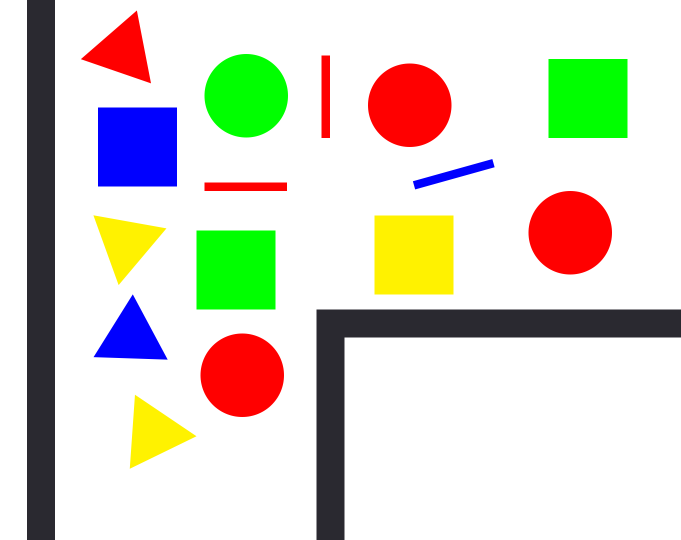
#> input picture Examples/color detection/test1.png, 1362 x 1080 px (shown at 1/2 size); its folder holds only this picture in this run
$ python 'detect color.py'
#> lines starting #> are read from the running program, lines starting #| are printed output that depends on the picture; after the words box and inside, x2 and y2 are one past the last pixel; in counts of white or black regions, pixels touching at a corner belong together
import cv2
import os
import numpy as np


def detect_color(img ,b ,g ,r):
    if r == 255 and b==0 and g ==0:
        color = 'RED'
    elif b == 255 and r ==0 and g ==0:
        color = 'BLUE'
    elif g == 255 and b ==0 and r == 0:
        color = 'GREEN'
    elif g == 242 and r== 255 and b == 0:
        color = 'Yellow'

    color_arr_to_be_detected = (img[:, :, 2] == r) & (img[:, :, 0] == b) & (img[:, :, 1] == g)
    color_arr_to_be_detected = color_arr_to_be_detected * 255
    color_arr_to_be_detected = color_arr_to_be_detected.astype(np.uint8)

    contours, _ = cv2.findContours(color_arr_to_be_detected, cv2.RETR_TREE, cv2.CHAIN_APPROX_SIMPLE)

    for contour in contours:
        # cv2.approxPloyDP() function to approximate the shape
        approx = cv2.approxPolyDP(contour, 0.01 * cv2.arcLength(contour, True), True)
        x, y, w, h = cv2.boundingRect(contour)

        # using drawContours() function
        cv2.drawContours(img, [contour], 0, (0, 0, 0), 5)

        # finding center point of shape
        M = cv2.moments(contour)
        if M['m00'] != 0.0:
            x = int(M['m10'] / M['m00']) - 20
            y = int(M['m01'] / M['m00']) + 20

        # putting shape name at center of each shape
        if w < 200 and h < 200:
            cv2.putText(img, color, (x, y), cv2.FONT_HERSHEY_SIMPLEX, 0.9, (200, 50, 200), 2)


path_to_images = os.getcwd()+'/Examples/color detection'
for img in os.listdir(path_to_images):
    image = cv2.imread(path_to_images+'/'+img)
#> image is the input picture: shape (1080, 1362, 3); mean B, G, R 203.4, 216.1, 218.1

    detect_color(image, 0, 0, 255)
#> in detect_color, `color_arr_to_be_detected = (img[:, :, 2] == r) & (img[:, :, 0] == b) &..`:
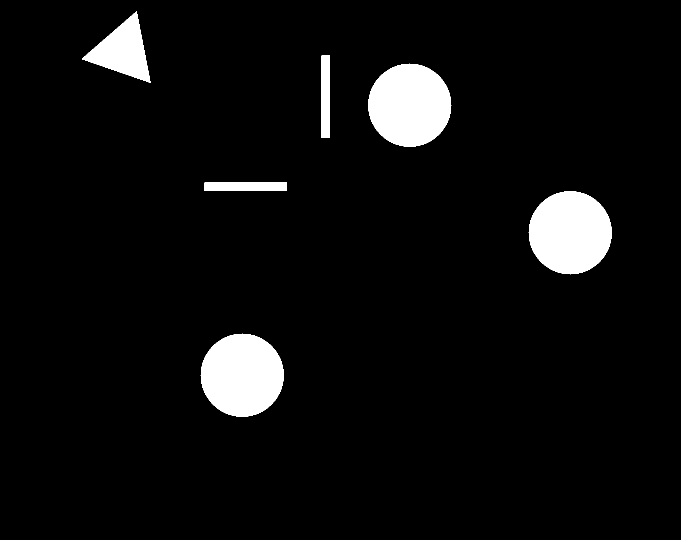
#> color_arr_to_be_detected: shape (1080, 1362) bool (shown at 1/2 size); 5.4% white; 6 white regions, box (x1, y1, x2, y2) and area: (736, 127, 903, 294) 21585, (1057, 382, 1224, 549) 21585, (401, 667, 568, 834) 21585, (164, 23, 301, 166) 9275, (643, 111, 660, 276) 2805, (409, 365, 574, 382) 2805
#> in detect_color, `color_arr_to_be_detected = color_arr_to_be_detected.astype(np.uint8)`: color_arr_to_be_detected: shape (1080, 1362); 5.4% white; 6 white regions
#> in detect_color, `contours, _ = cv2.findContours(color_arr_to_be_detected, cv2.RETR_TREE..`: contours = 6 contours; box (x1, y1, x2, y2) and area: (401, 667, 568, 834) 21350, (1057, 382, 1224, 549) 21350, (736, 127, 903, 294) 21350, (164, 23, 301, 166) 9080, (409, 365, 574, 382) 2624, (643, 111, 660, 276) 2624
#> the loop in detect_color, `for contour in contours:` made 6 passes
#> (approx, w, h) on passes 3, 5, 6: ([[409, 365], [409, 381], [573, 381], [573, 365]], 165, 17), ([[643, 111], [643, 275], [659, 275], [659, 111]], 17, 165), ([[272, 23], [164, 118], [300, 165]], 137, 143)
#> (w, h) on passes 1, 2, 4: (167, 167), (167, 167), (167, 167)
    detect_color(image, 255, 0, 0)
#> call 2 of detect_color, with b = 255, g = 0, r = 0
#> in detect_color (call 2), `color_arr_to_be_detected = (img[:, :, 2] == r) & (img[:, :, 0] == b) &..`:
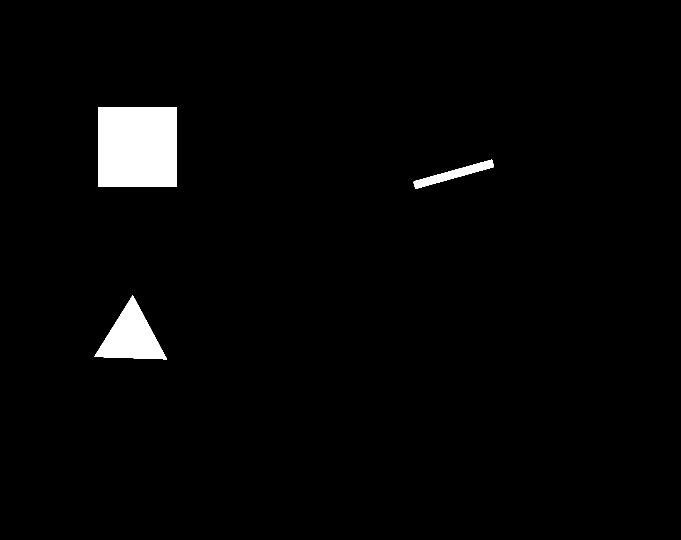
#> color_arr_to_be_detected: shape (1080, 1362) bool (shown at 1/2 size); 2.5% white; 3 white regions, box (x1, y1, x2, y2) and area: (196, 215, 354, 373) 24964, (188, 590, 334, 719) 9252, (827, 319, 988, 378) 2595
#> in detect_color (call 2), `color_arr_to_be_detected = color_arr_to_be_detected.astype(np.uint8)`: color_arr_to_be_detected: shape (1080, 1362); 2.5% white; 3 white regions
#> in detect_color (call 2), `contours, _ = cv2.findContours(color_arr_to_be_detected, cv2.RETR_TREE..`: contours = 3 contours; box (x1, y1, x2, y2) and area: (196, 215, 354, 373) 24649, (188, 590, 334, 719) 9053, (827, 319, 988, 378) 2424
#> the loop in detect_color (call 2), `for contour in contours:` made 3 passes
#> (approx, w, h) on passes 1 to 3: ([[265, 590], [188, 713], [333, 718]], 146, 129), ([[984, 320], [828, 362], [830, 376], [986, 334]], 161, 59), ([[196, 215], [196, 372], [353, 372], [353, 215]], 158, 158)
#> after the loop in detect_color (call 2), `for contour in contours:`:
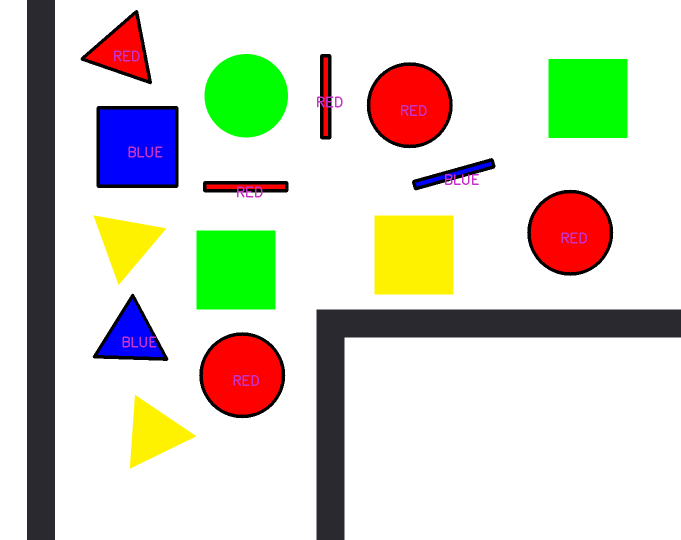
#> img: shape (1080, 1362, 3) (shown at 1/2 size); mean B, G, R 200.9, 214.3, 214.5
    detect_color(image, 0, 255, 0)
#> call 3 of detect_color, with b = 0, g = 255, r = 0
#> in detect_color (call 3), `color_arr_to_be_detected = (img[:, :, 2] == r) & (img[:, :, 0] == b) &..`:
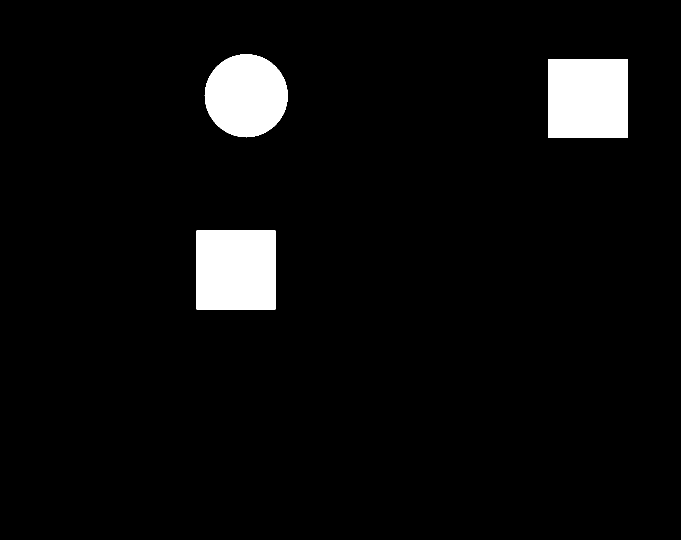
#> color_arr_to_be_detected: shape (1080, 1362) bool (shown at 1/2 size); 4.9% white; 3 white regions, box (x1, y1, x2, y2) and area: (1097, 118, 1255, 276) 24964, (393, 461, 551, 619) 24964, (409, 108, 576, 275) 21585
#> in detect_color (call 3), `color_arr_to_be_detected = color_arr_to_be_detected.astype(np.uint8)`: color_arr_to_be_detected: shape (1080, 1362); 4.9% white; 3 white regions
#> in detect_color (call 3), `contours, _ = cv2.findContours(color_arr_to_be_detected, cv2.RETR_TREE..`: contours = 3 contours; box (x1, y1, x2, y2) and area: (393, 461, 551, 619) 24649, (1097, 118, 1255, 276) 24649, (409, 108, 576, 275) 21350
#> the loop in detect_color (call 3), `for contour in contours:` made 3 passes
#> (approx, w, h) on passes 1 to 2: ([[393, 461], [393, 618], [550, 618], [550, 461]], 158, 158), ([[1097, 118], [1097, 275], [1254, 275], [1254, 118]], 158, 158)
#> (w, h) on pass 3: (167, 167)
#> after the loop in detect_color (call 3), `for contour in contours:`:
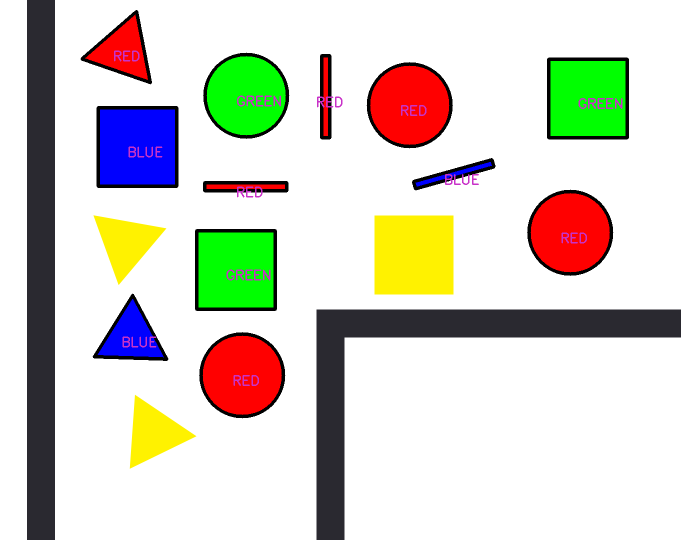
#> img: shape (1080, 1362, 3) (shown at 1/2 size); 0.99% of pixels changed, all inside (x1, y1, x2, y2) = (390, 105, 1258, 622)
    detect_color(image, 0, 242, 255)
#> call 4 of detect_color, with b = 0, g = 242, r = 255
#> in detect_color (call 4), `color_arr_to_be_detected = (img[:, :, 2] == r) & (img[:, :, 0] == b) &..`:
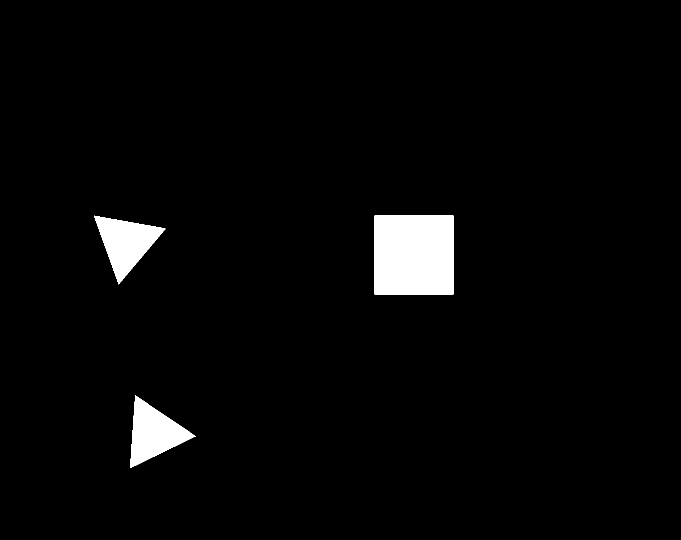
#> color_arr_to_be_detected: shape (1080, 1362) bool (shown at 1/2 size); 3% white; 3 white regions, box (x1, y1, x2, y2) and area: (749, 431, 907, 589) 24964, (260, 791, 392, 936) 9282, (188, 431, 331, 569) 9278
#> in detect_color (call 4), `color_arr_to_be_detected = color_arr_to_be_detected.astype(np.uint8)`: color_arr_to_be_detected: shape (1080, 1362); 3% white; 3 white regions
#> in detect_color (call 4), `contours, _ = cv2.findContours(color_arr_to_be_detected, cv2.RETR_TREE..`: contours = 3 contours; box (x1, y1, x2, y2) and area: (749, 431, 907, 589) 24649, (260, 791, 392, 936) 9083, (188, 431, 331, 569) 9082
#> the loop in detect_color (call 4), `for contour in contours:` made 3 passes
#> (approx, w, h) on passes 1 to 3: ([[270, 791], [260, 935], [391, 872]], 132, 145), ([[749, 431], [749, 588], [906, 588], [906, 431]], 158, 158), ([[188, 431], [237, 568], [330, 457]], 143, 138)
#> after the loop in detect_color (call 4), `for contour in contours:`:
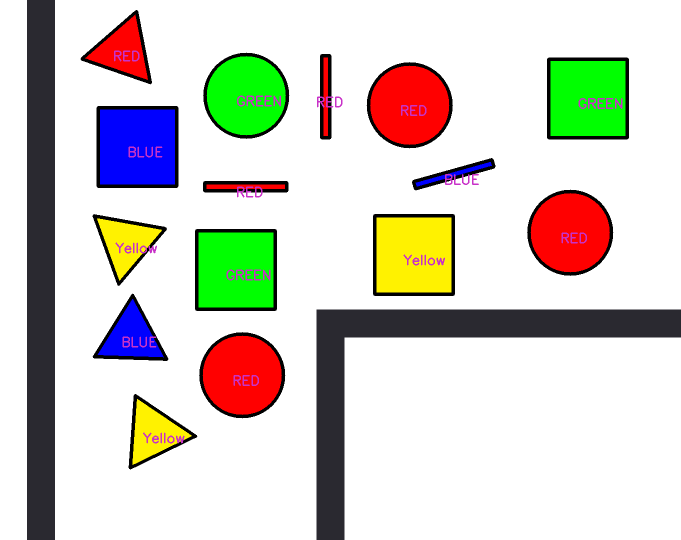
#> img: shape (1080, 1362, 3) (shown at 1/2 size); 0.81% of pixels changed, all inside (x1, y1, x2, y2) = (185, 428, 910, 939)

    cv2.imwrite(path_to_images+ '/' + img[0:-4] +'_detected_colors.png', image)

$ run again, on Examples/color detection/test2.png
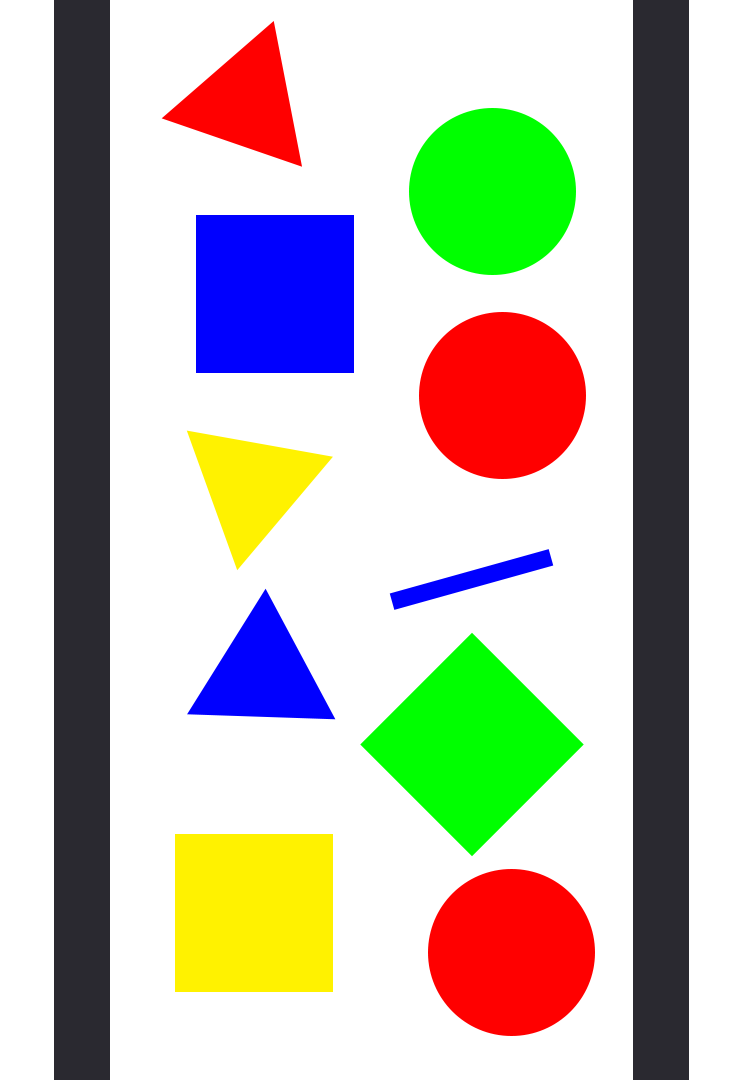
#> input picture Examples/color detection/test2.png, 750 x 1080 px
#> image is the input picture: shape (1080, 750, 3); mean B, G, R 181.7, 194, 196.7
#> in detect_color, `color_arr_to_be_detected = (img[:, :, 2] == r) & (img[:, :, 0] == b) &..`:
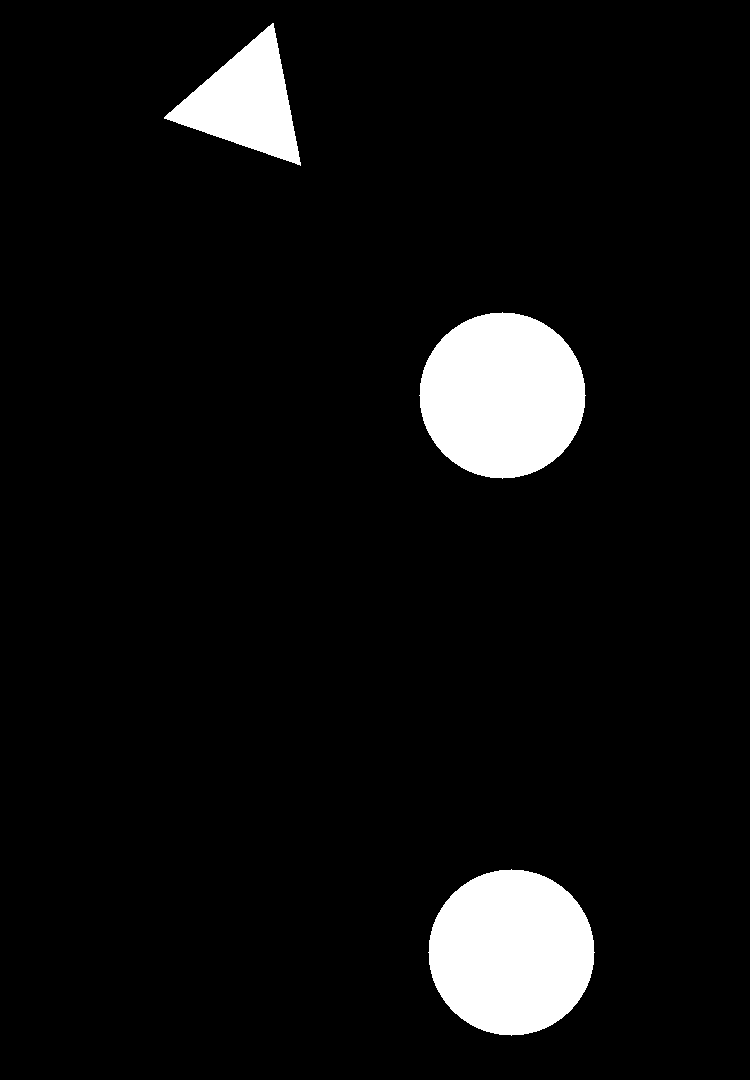
#> color_arr_to_be_detected: shape (1080, 750) bool; 6.5% white; 3 white regions, box (x1, y1, x2, y2) and area: (419, 312, 586, 479) 21585, (428, 869, 595, 1036) 21585, (164, 23, 301, 166) 9275
#> contours = 3 contours; box (x1, y1, x2, y2) and area: (428, 869, 595, 1036) 21350, (419, 312, 586, 479) 21350, (164, 23, 301, 166) 9080
#> the loop in detect_color, `for contour in contours:` made 3 passes
#> (approx, w, h) on pass 3: ([[272, 23], [164, 118], [300, 165]], 137, 143)
#> contours = 3 contours; box (x1, y1, x2, y2) and area: (196, 215, 354, 373) 24649, (188, 590, 334, 719) 9053, (391, 550, 552, 609) 2424
#> the loop in detect_color (call 2), `for contour in contours:` made 3 passes
#> (approx, w, h) on passes 1 to 3: ([[265, 590], [188, 713], [333, 718]], 146, 129), ([[548, 551], [392, 593], [394, 607], [550, 565]], 161, 59), ([[196, 215], [196, 372], [353, 372], [353, 215]], 158, 158)
#> contours = 2 contours; box (x1, y1, x2, y2) and area: (361, 634, 583, 855) 24420, (409, 108, 576, 275) 21350
#> contours = 2 contours; box (x1, y1, x2, y2) and area: (175, 834, 333, 992) 24649, (188, 431, 331, 569) 9082
#> the loop in detect_color (call 4), `for contour in contours:` made 2 passes
#> (approx, w, h) on passes 1 to 2: ([[175, 834], [175, 991], [332, 991], [332, 834]], 158, 158), ([[188, 431], [237, 568], [330, 457]], 143, 138)
#> after the loop in detect_color (call 4), `for contour in contours:`:
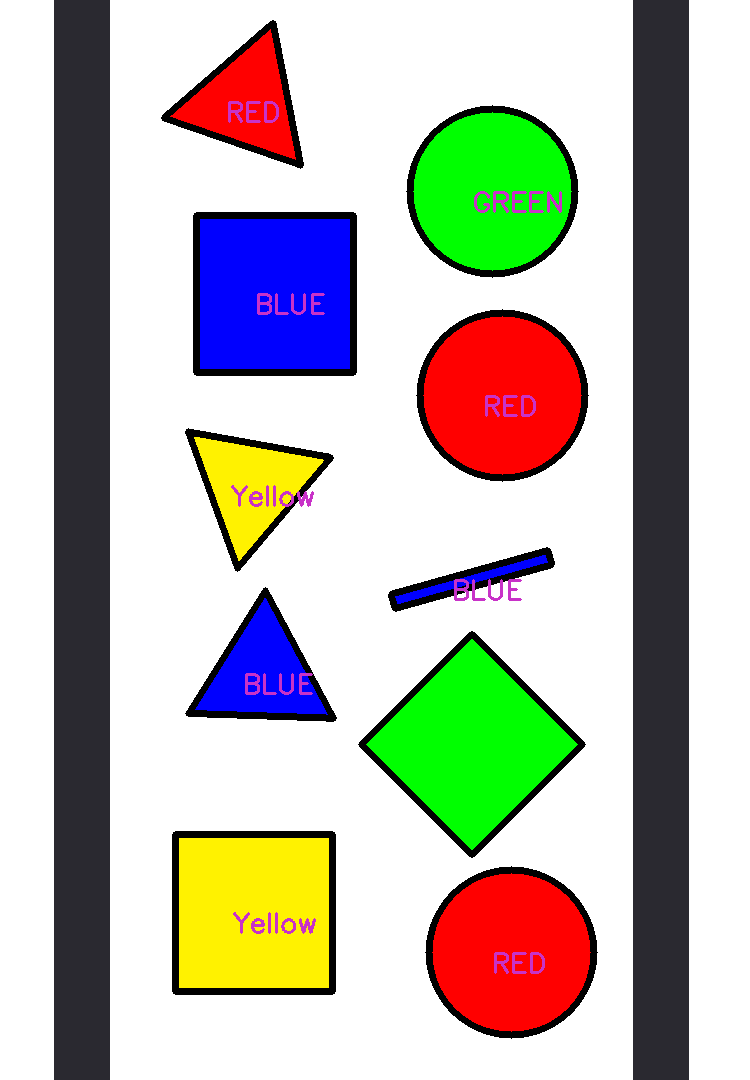
#> img: shape (1080, 750, 3); mean B, G, R 176.6, 186.8, 189.7

$ run again, on Examples/color detection/test3.png
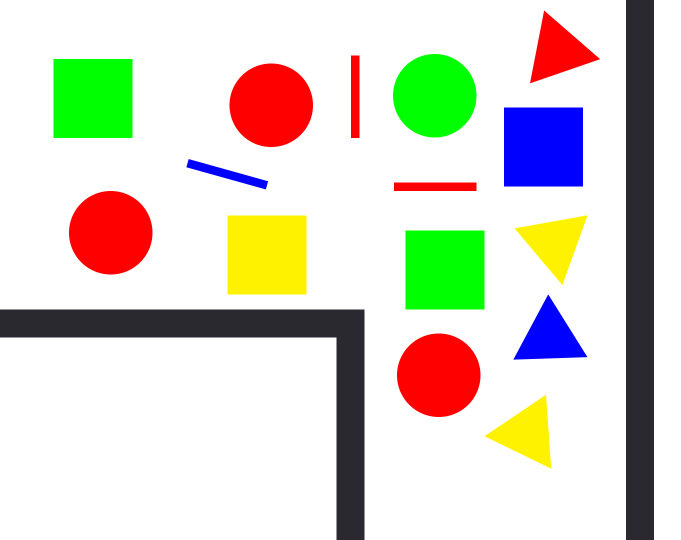
#> input picture Examples/color detection/test3.png, 1362 x 1080 px (shown at 1/2 size)
#> image is the input picture: shape (1080, 1362, 3); mean B, G, R 203.4, 216.1, 218.1
#> in detect_color, `color_arr_to_be_detected = (img[:, :, 2] == r) & (img[:, :, 0] == b) &..`:
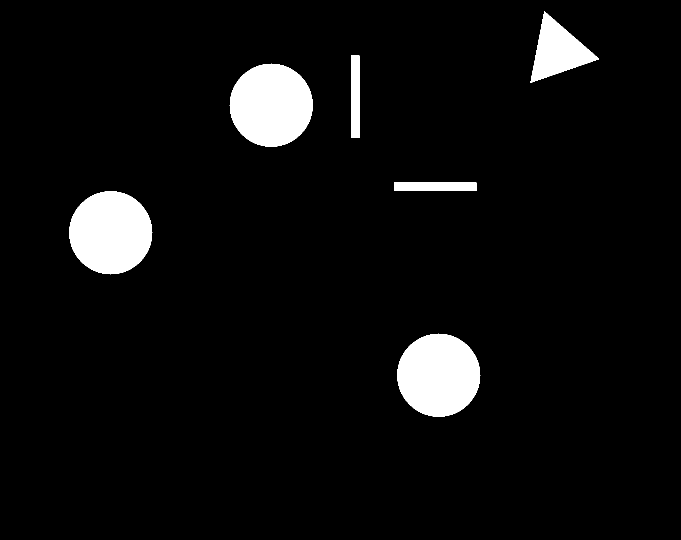
#> color_arr_to_be_detected: shape (1080, 1362) bool (shown at 1/2 size); 5.4% white; 6 white regions, box (x1, y1, x2, y2) and area: (459, 127, 626, 294) 21585, (138, 382, 305, 549) 21585, (794, 667, 961, 834) 21585, (1061, 23, 1198, 166) 9275, (702, 111, 719, 276) 2805, (788, 365, 953, 382) 2805
#> contours = 6 contours; box (x1, y1, x2, y2) and area: (794, 667, 961, 834) 21350, (138, 382, 305, 549) 21350, (459, 127, 626, 294) 21350, (1061, 23, 1198, 166) 9080, (788, 365, 953, 382) 2624, (702, 111, 719, 276) 2624
#> the loop in detect_color, `for contour in contours:` made 6 passes
#> (approx, w, h) on passes 3, 5, 6: ([[788, 365], [788, 381], [952, 381], [952, 365]], 165, 17), ([[702, 111], [702, 275], [718, 275], [718, 111]], 17, 165), ([[1088, 23], [1061, 165], [1197, 118]], 137, 143)
#> contours = 3 contours; box (x1, y1, x2, y2) and area: (1008, 215, 1166, 373) 24649, (1028, 590, 1174, 719) 9053, (374, 319, 535, 378) 2424
#> the loop in detect_color (call 2), `for contour in contours:` made 3 passes
#> (approx, w, h) on passes 1 to 3: ([[1096, 590], [1028, 718], [1173, 713]], 146, 129), ([[377, 320], [375, 334], [531, 376], [533, 362]], 161, 59), ([[1008, 215], [1008, 372], [1165, 372], [1165, 215]], 158, 158)
#> contours = 3 contours; box (x1, y1, x2, y2) and area: (811, 461, 969, 619) 24649, (107, 118, 265, 276) 24649, (786, 108, 953, 275) 21350
#> contours = 3 contours; box (x1, y1, x2, y2) and area: (455, 431, 613, 589) 24649, (970, 791, 1102, 936) 9083, (1031, 431, 1174, 569) 9082
#> the loop in detect_color (call 4), `for contour in contours:` made 3 passes
#> (approx, w, h) on passes 1 to 3: ([[1091, 791], [970, 872], [1101, 935]], 132, 145), ([[1173, 431], [1031, 457], [1124, 568]], 143, 138), ([[455, 431], [455, 588], [612, 588], [612, 431]], 158, 158)
#> after the loop in detect_color (call 4), `for contour in contours:`:
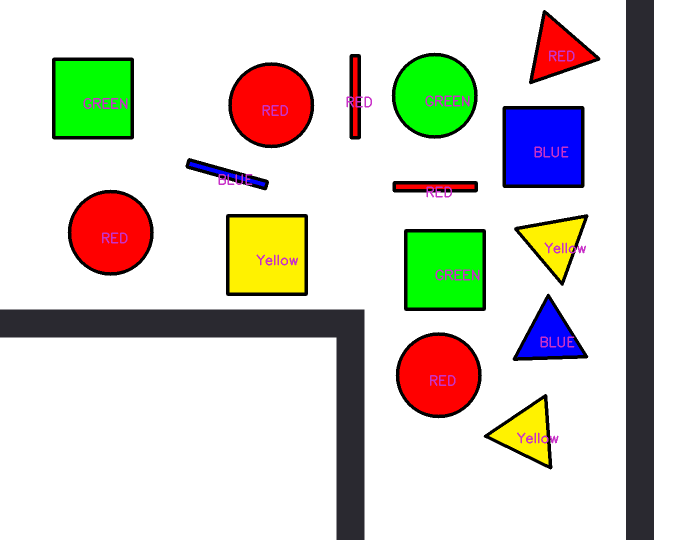
#> img: shape (1080, 1362, 3) (shown at 1/2 size); mean B, G, R 199.9, 209.9, 212.1
